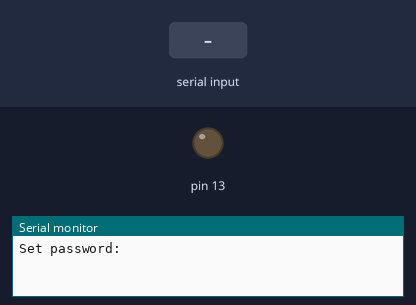
A sketch run on a simulated Arduino Uno, built with avr-gcc and run on an emulated ATmega328P. On the bench: output pins drawn as LEDs (lit = HIGH), the last lines printed to the serial monitor. Inputs (shaded band) come from the test bench.

Above: at 1.2 s.
1.3 s: "1" received over Serial
At 3.5 s:
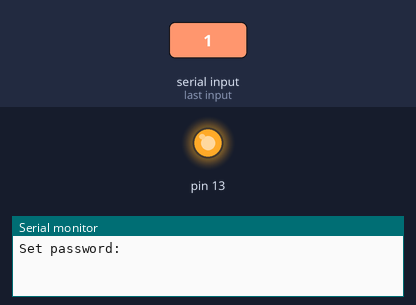
3.8 s: "0" received over Serial
At 10.1 s:
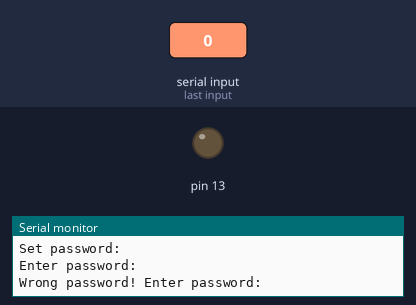
Timing chart, 0 to 11.6 s (numbered marks = the images above; inputs shaded):
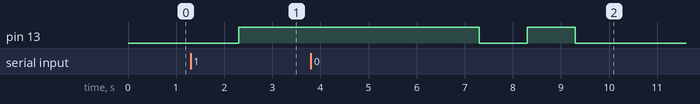

Measured:
- after the input at 1.3 s, pin 13: LOW → HIGH after 1.0 s
- after the input at 3.8 s, pin 13: HIGH → LOW after 3.5 s, → HIGH 1.0 s later, → LOW 1.0 s later

The sketch:

arduino-caesar-cipher.ino
```cpp
String s1;
char s2[256];
char s_correct[256];
int i = 0;

void setup()
{
  Serial.begin(9600);
  Serial.println("Set password:");
  pinMode(13, OUTPUT);
  i = 0;
}
void loop()
{
  while (Serial.available()==0) {  }
  s1 = Serial.readString();
  s1.toCharArray(s2, 256);
  if(i == 0)
  {
    copy_string(s_correct, s2);
  }
  i++;
  if(compare(s2, s_correct))
  {
    digitalWrite(13, HIGH);
    delay(3000);
    caesar(s2);
    copy_string(s_correct, s2);
  }
  else
  {
    Serial.print("Wrong password! ");
    digitalWrite(13, HIGH);
    delay(1000);
    digitalWrite(13, LOW);
    delay(1000);
    digitalWrite(13, HIGH);
    delay(1000);
    digitalWrite(13, LOW);
  }
  Serial.println("Enter password:");
}

void caesar(char* str)
{
  for(int i = 0; i < length(str); i++)
  {
    char temp = str[i];
    if(isAlpha(temp))
    {
      if(isLowerCase(temp))
      {
      	str[i] = str[i] - 97;
      	str[i] = (str[i] + 1) % 26;
      	str[i] = str[i] + 97;
      }
      else if(isUpperCase(temp))
      {
      	str[i] = str[i] - 65;
      	str[i] = (str[i] + 1) % 26;
      	str[i] = str[i] + 65;
      }
    }
  }
}
int length(char* str)
{
  int i = 0;
  while(str[i])
    i++;
  return i+1;
}
void copy_string(char* str1, char* str2)
{
  int i = 0;
  while(str2[i])
  {
    str1[i] = str2[i];
    i++;
  }
}
int compare(char* str1, char* str2)
{
  if(length(str1) != length(str2))
  {
    return 0;
  }
  for(int i = 0; i < length(str1); i++)
  {
    if(str1[i] != str2[i])
      return 0;
  }
  return 1;
}


                 
```
